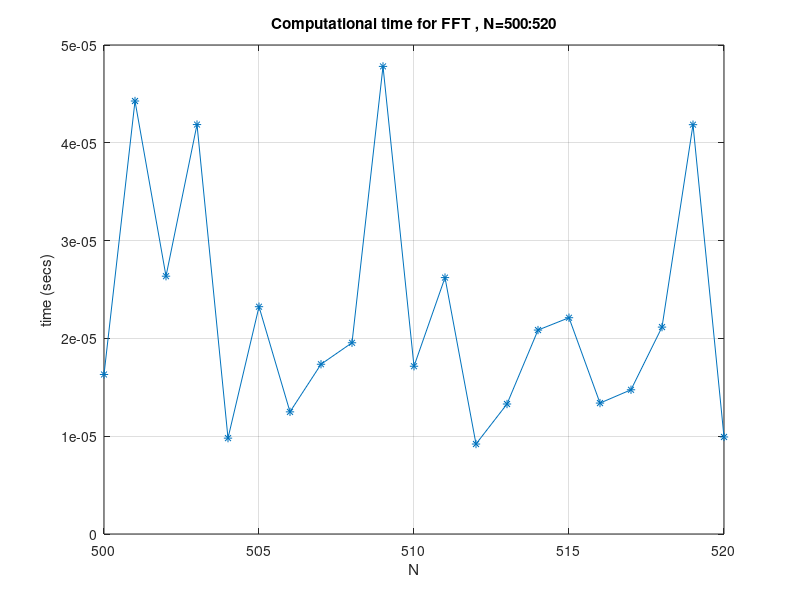

This chart was generated by the following MATLAB code:
% FFT timings 
Nvec=500:520; ntrials=2500;
times=zeros(length(Nvec),1);
for i=1:length(Nvec)
    N=Nvec(i); v=rand(N,1); 
    tic; 
    for k=1:ntrials 
        w=fft(v); 
        v(1)=1; 
    end
    times(i)=toc;
end
times=times/ntrials;
figure(1)
plot(Nvec,times,'-*')
grid, xlabel('N'), ylabel('time (secs)')
title('Computational time for FFT , N=500:520')


